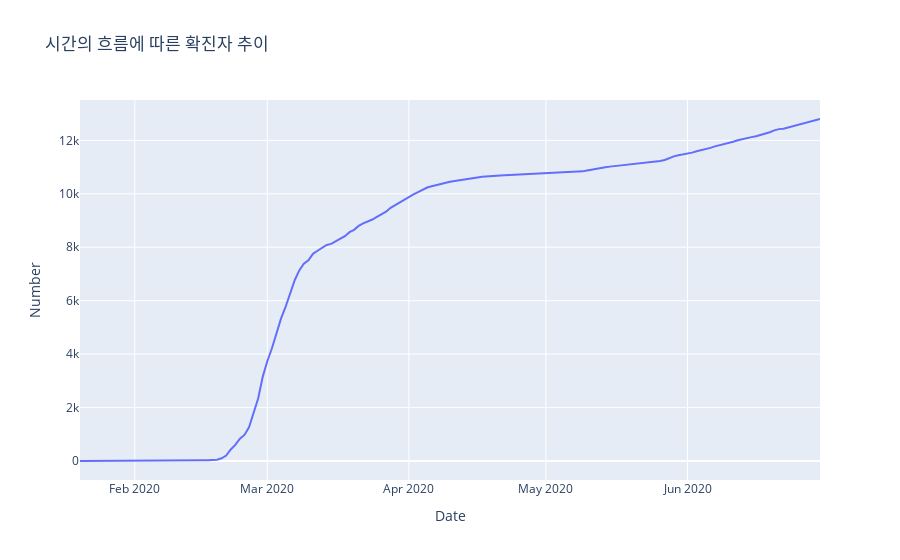

Notebook source saved alongside this figure:
### Code cell
#시간의 흐름에 따른 확진자 추이
fig = go.Figure() #빈 도화지를 만든다는 개념

fig.add_trace(go.Scatter(x=time['date'], y=time['confirmed'],
                    mode='lines', 
                    name='확진(confirmed)')) 
                    #Scatter 형태의 플랏으로 x축은 time데이터의 date컬럼을 사용하고 y축은 time데이터의 confirmed 컬럼을 사용하고 표현 방법은 line이며 선의 이름은 확진으로 지정

fig.update_layout(title='시간의 흐름에 따른 확진자 추이',
                   xaxis_title='Date',
                   yaxis_title='Number') #그래프의 제목과 x축 y축의 이름을 지정

fig.show() #그래프를 출력해서 보이도록

### Figure 1 — Plotly figure (JSON) as saved in the notebook; plotly's stock layout.template omitted (floating-point values rounded to 4 significant figures; data arrays with more than 128 entries replaced by an {"elided": "..."} marker saying what was removed)
{"data": [{"mode": "lines", "name": "확진(confirmed)", "type": "scatter", "x": {"elided": "163 str values"}, "y": {"elided": "163 int values"}}], "layout": {"title": {"text": "시간의 흐름에 따른 확진자 추이"}, "xaxis": {"title": {"text": "Date"}}, "yaxis": {"title": {"text": "Number"}}}}
